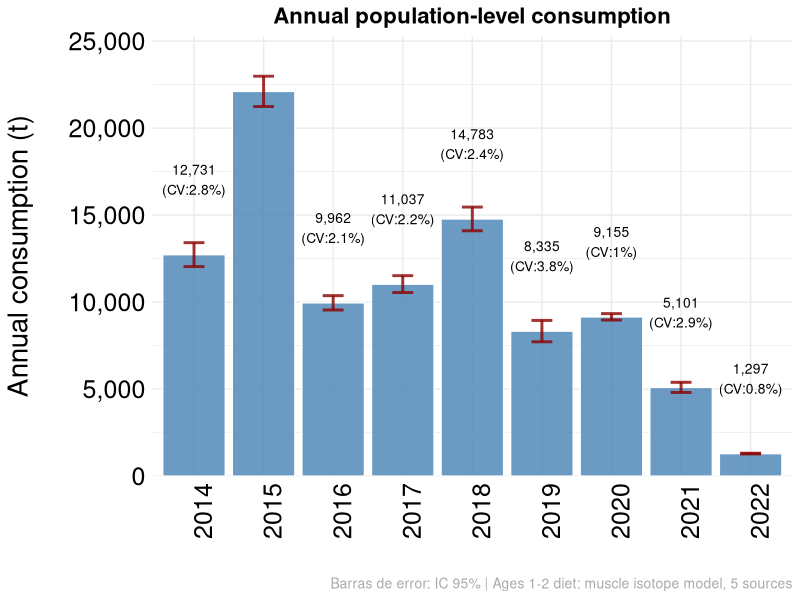
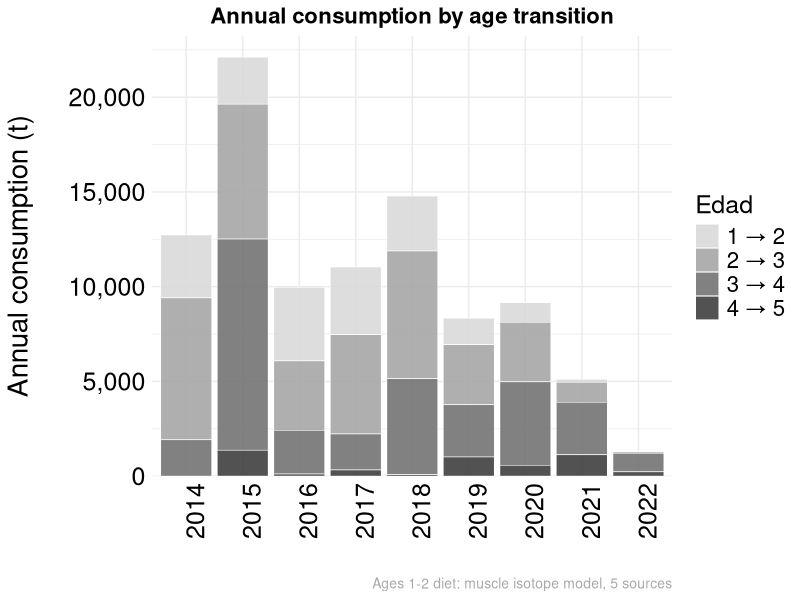
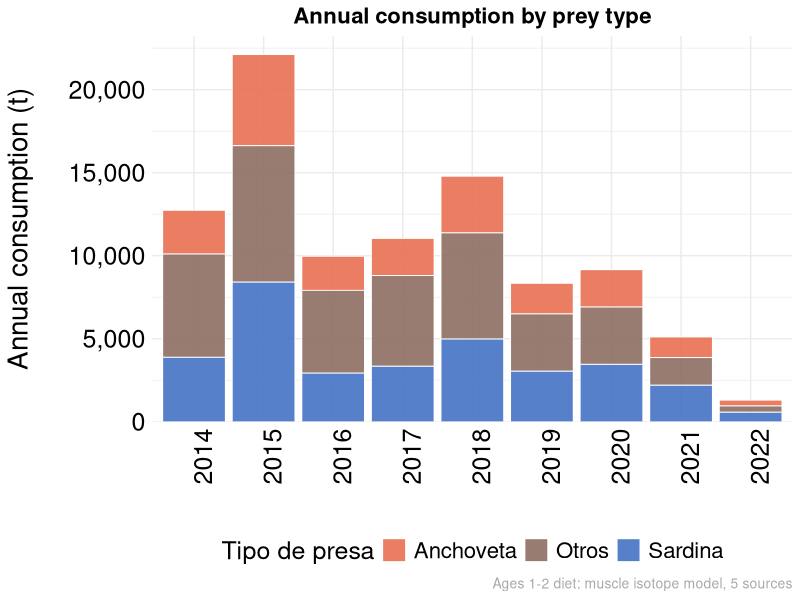
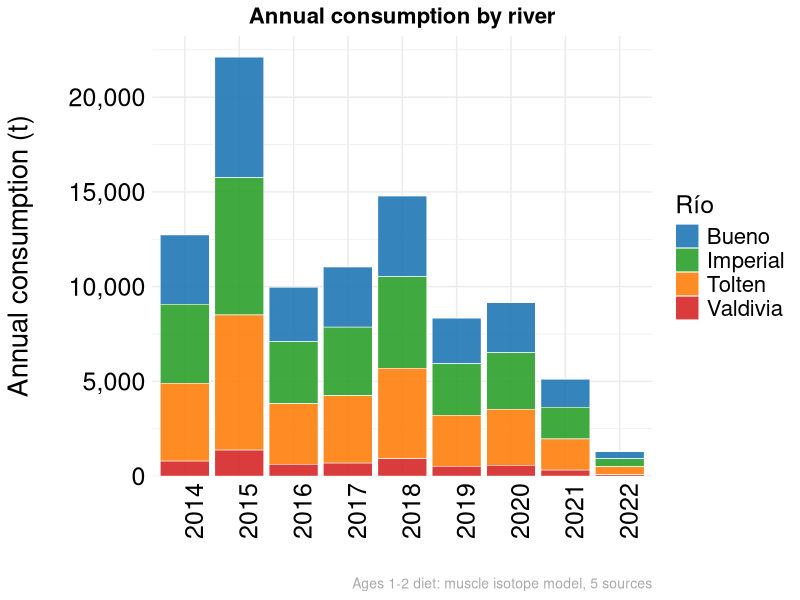
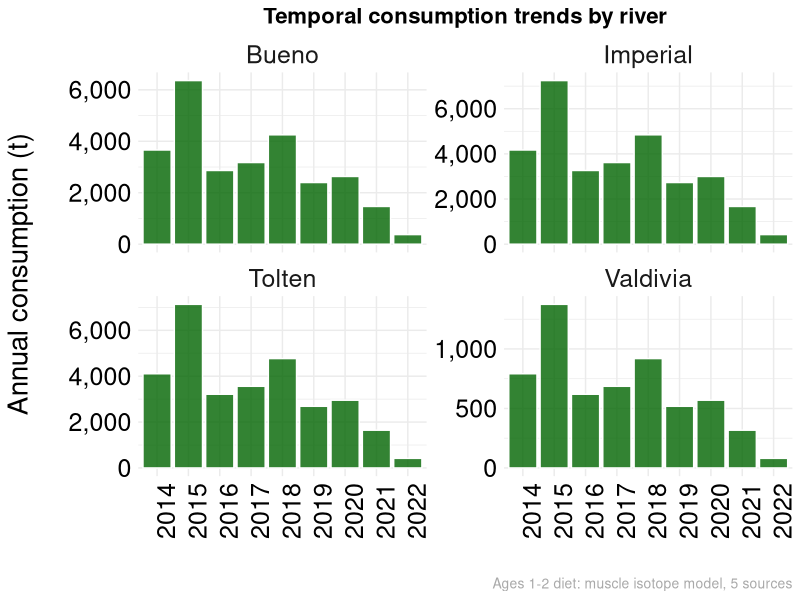
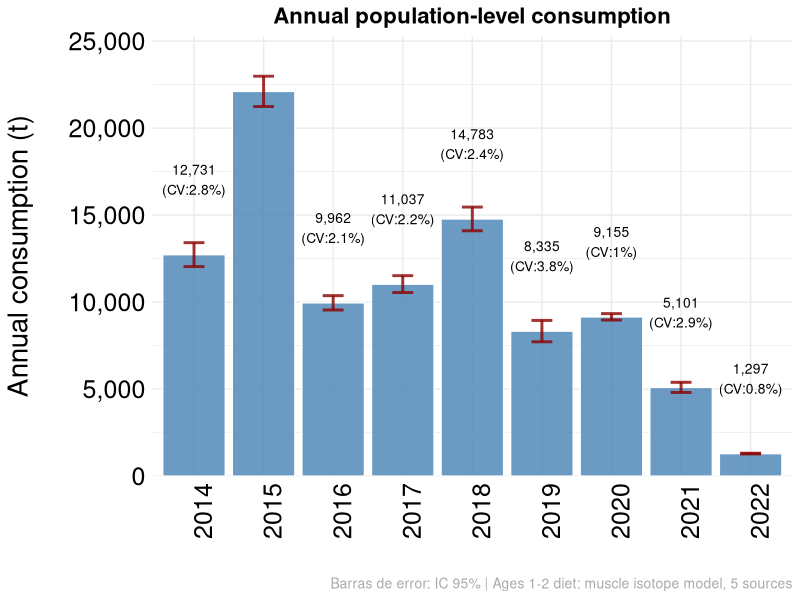
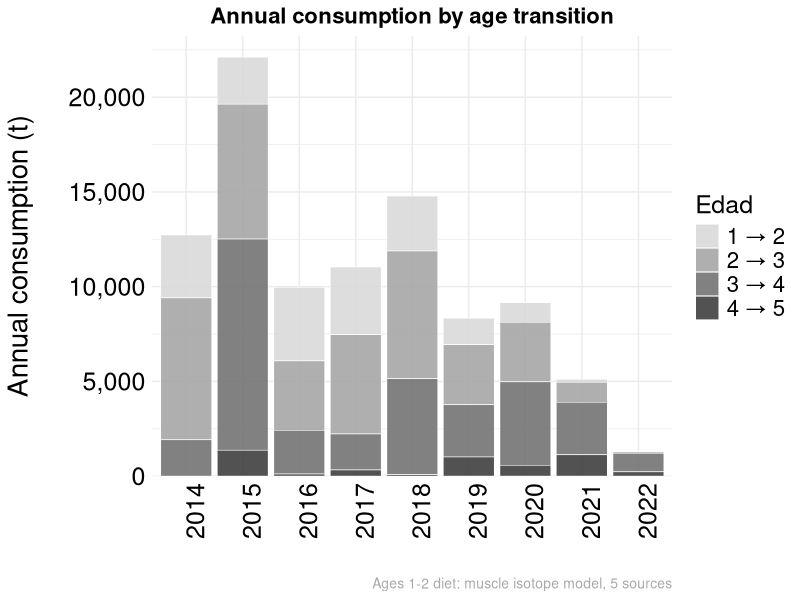
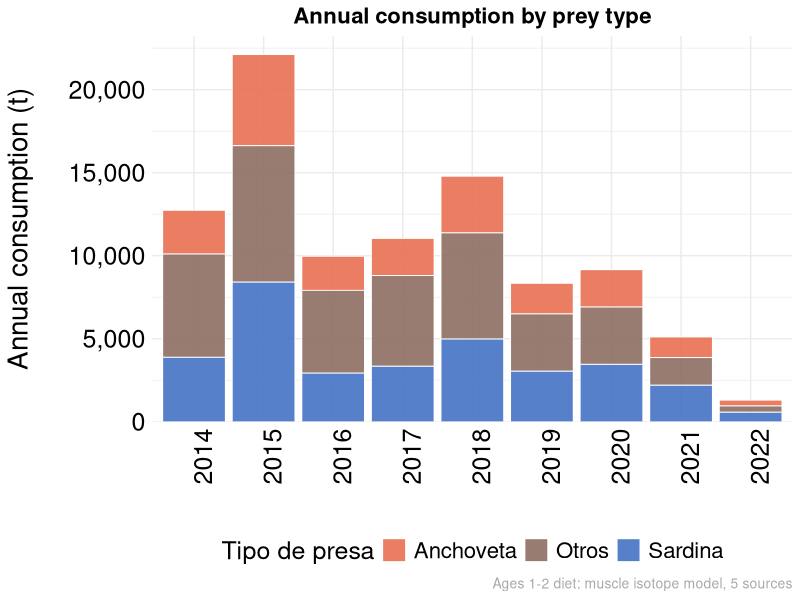

These figures' R source, in order:
# Population-level consumption scaling — isotope-derived diet, ages 1-2

library(tidyverse)
library(ggplot2)

# ---- Cargar datos ----

poblacion_global  <- read.csv("data/data_raw/river-population/poblacion_mar_global.csv")
poblacion_por_rio <- read.csv("data/data_raw/river-population/poblacion_total_mar_por_rio.csv")

consumo_individual <- read.csv("data/data_raw/bioenergetic-model/resultados_total_consumption_by_age_ISOTOPES.csv")

# ---- Análisis de compatibilidad temporal ----

años_poblacion <- sort(unique(poblacion_global$year))
años_consumo   <- sort(unique(consumo_individual$year)) - 1
años_overlap   <- intersect(años_poblacion, años_consumo)

if (length(años_overlap) == 0) {
  stop("No hay overlap temporal entre datos de población y consumo")
}

# ---- Filtrar datos al período de overlap ----

poblacion_global_filtrada <- poblacion_global %>%
  filter(year %in% años_overlap)

poblacion_rio_filtrada <- poblacion_por_rio %>%
  filter(year %in% años_overlap)

consumo_filtrado <- consumo_individual %>%
  mutate(year_consumo = year - 1) %>%
  filter(year_consumo %in% años_overlap)

# ---- Calcular consumo poblacional GLOBAL con propagación de incertidumbre ----

consumo_poblacional_global <- consumo_filtrado %>%
  mutate(edad_consumo = age_inicial) %>%
  left_join(
    poblacion_global_filtrada,
    by = c("year_consumo" = "year", "edad_consumo" = "age")
  ) %>%
  filter(!is.na(N_mar_total)) %>%
  mutate(
    consumo_total_poblacional_t     = (consumption_kg * N_mar_total) / 1000,
    consumo_anchoveta_poblacional_t = (consumo_anchoveta_kg * N_mar_total) / 1000,
    consumo_sardina_poblacional_t   = (consumo_sardina_kg * N_mar_total) / 1000,
    consumo_otros_poblacional_t     = (consumo_otros_kg * N_mar_total) / 1000,
    consumo_se_poblacional_t        = ifelse(!is.na(consumption_se_kg),
                                             (consumption_se_kg * N_mar_total) / 1000, NA),
    consumo_lower_poblacional_t     = ifelse(!is.na(consumo_min_kg),
                                             (consumo_min_kg * N_mar_total) / 1000, NA),
    consumo_upper_poblacional_t     = ifelse(!is.na(consumo_max_kg),
                                             (consumo_max_kg * N_mar_total) / 1000, NA),
    consumo_cv_poblacional          = ifelse(!is.na(consumption_se_kg) & consumption_kg > 0,
                                             consumption_se_kg / consumption_kg, NA)
  ) %>%
  select(
    year_consumo, edad_consumo, transicion_label,
    N_mar_total,
    consumption_kg, consumption_se_kg, consumo_min_kg, consumo_max_kg,
    consumo_anchoveta_kg, consumo_sardina_kg, consumo_otros_kg,
    consumo_total_poblacional_t, consumo_se_poblacional_t,
    consumo_lower_poblacional_t, consumo_upper_poblacional_t, consumo_cv_poblacional,
    consumo_anchoveta_poblacional_t, consumo_sardina_poblacional_t, consumo_otros_poblacional_t,
    prop_anchoveta, prop_sardina, prop_otros
  )

# ---- Calcular consumo poblacional POR RÍO con propagación de incertidumbre ----

consumo_poblacional_rio <- consumo_filtrado %>%
  mutate(edad_consumo = age_inicial) %>%
  left_join(
    poblacion_rio_filtrada,
    by = c("year_consumo" = "year", "edad_consumo" = "age")
  ) %>%
  filter(!is.na(N_mar)) %>%
  mutate(
    consumo_total_poblacional_t     = (consumption_kg * N_mar) / 1000,
    consumo_anchoveta_poblacional_t = (consumo_anchoveta_kg * N_mar) / 1000,
    consumo_sardina_poblacional_t   = (consumo_sardina_kg * N_mar) / 1000,
    consumo_otros_poblacional_t     = (consumo_otros_kg * N_mar) / 1000,
    consumo_se_poblacional_t        = ifelse(!is.na(consumption_se_kg),
                                             (consumption_se_kg * N_mar) / 1000, NA),
    consumo_lower_poblacional_t     = ifelse(!is.na(consumo_min_kg),
                                             (consumo_min_kg * N_mar) / 1000, NA),
    consumo_upper_poblacional_t     = ifelse(!is.na(consumo_max_kg),
                                             (consumo_max_kg * N_mar) / 1000, NA),
    consumo_cv_poblacional          = ifelse(!is.na(consumption_se_kg) & consumption_kg > 0,
                                             consumption_se_kg / consumption_kg, NA)
  ) %>%
  select(
    year_consumo, Rio, edad_consumo, transicion_label,
    N_mar,
    consumption_kg, consumption_se_kg, consumo_min_kg, consumo_max_kg,
    consumo_anchoveta_kg, consumo_sardina_kg, consumo_otros_kg,
    consumo_total_poblacional_t, consumo_se_poblacional_t,
    consumo_lower_poblacional_t, consumo_upper_poblacional_t, consumo_cv_poblacional,
    consumo_anchoveta_poblacional_t, consumo_sardina_poblacional_t, consumo_otros_poblacional_t,
    prop_anchoveta, prop_sardina, prop_otros
  )

# ---- Crear resúmenes anuales con propagación de incertidumbre ----

resumen_anual_global <- consumo_poblacional_global %>%
  group_by(year_consumo) %>%
  summarise(
    poblacion_total       = sum(N_mar_total, na.rm = TRUE),
    consumo_total_t       = sum(consumo_total_poblacional_t, na.rm = TRUE),
    consumo_anchoveta_t   = sum(consumo_anchoveta_poblacional_t, na.rm = TRUE),
    consumo_sardina_t     = sum(consumo_sardina_poblacional_t, na.rm = TRUE),
    consumo_otros_t       = sum(consumo_otros_poblacional_t, na.rm = TRUE),
    n_edades              = n_distinct(edad_consumo),
    consumo_se_total_t    = sqrt(sum(consumo_se_poblacional_t^2, na.rm = TRUE)),
    consumo_lower_total_t = sum(consumo_lower_poblacional_t, na.rm = TRUE),
    consumo_upper_total_t = sum(consumo_upper_poblacional_t, na.rm = TRUE),
    consumo_cv_total      = ifelse(consumo_total_t > 0, consumo_se_total_t / consumo_total_t, NA),
    consumo_ci95_lower_t  = consumo_total_t - (1.96 * consumo_se_total_t),
    consumo_ci95_upper_t  = consumo_total_t + (1.96 * consumo_se_total_t),
    n_casos_con_se        = sum(!is.na(consumo_se_poblacional_t)),
    .groups = 'drop'
  ) %>%
  arrange(year_consumo)

resumen_anual_rio <- consumo_poblacional_rio %>%
  group_by(year_consumo, Rio) %>%
  summarise(
    poblacion_total       = sum(N_mar, na.rm = TRUE),
    consumo_total_t       = sum(consumo_total_poblacional_t, na.rm = TRUE),
    consumo_anchoveta_t   = sum(consumo_anchoveta_poblacional_t, na.rm = TRUE),
    consumo_sardina_t     = sum(consumo_sardina_poblacional_t, na.rm = TRUE),
    consumo_otros_t       = sum(consumo_otros_poblacional_t, na.rm = TRUE),
    n_edades              = n_distinct(edad_consumo),
    consumo_se_total_t    = sqrt(sum(consumo_se_poblacional_t^2, na.rm = TRUE)),
    consumo_lower_total_t = sum(consumo_lower_poblacional_t, na.rm = TRUE),
    consumo_upper_total_t = sum(consumo_upper_poblacional_t, na.rm = TRUE),
    consumo_cv_total      = ifelse(consumo_total_t > 0, consumo_se_total_t / consumo_total_t, NA),
    consumo_ci95_lower_t  = consumo_total_t - (1.96 * consumo_se_total_t),
    consumo_ci95_upper_t  = consumo_total_t + (1.96 * consumo_se_total_t),
    n_casos_con_se        = sum(!is.na(consumo_se_poblacional_t)),
    .groups = 'drop'
  ) %>%
  arrange(year_consumo, Rio)

resumen_por_edad_global <- consumo_poblacional_global %>%
  group_by(edad_consumo, transicion_label) %>%
  summarise(
    años_disponibles                  = n_distinct(year_consumo),
    poblacion_promedio                = mean(N_mar_total, na.rm = TRUE),
    consumo_individual_promedio_kg    = mean(consumption_kg, na.rm = TRUE),
    consumo_individual_se_promedio_kg = mean(consumption_se_kg, na.rm = TRUE),
    consumo_total_promedio_t          = mean(consumo_total_poblacional_t, na.rm = TRUE),
    consumo_total_se_promedio_t       = mean(consumo_se_poblacional_t, na.rm = TRUE),
    consumo_anchoveta_promedio_t      = mean(consumo_anchoveta_poblacional_t, na.rm = TRUE),
    consumo_sardina_promedio_t        = mean(consumo_sardina_poblacional_t, na.rm = TRUE),
    consumo_otros_promedio_t          = mean(consumo_otros_poblacional_t, na.rm = TRUE),
    consumo_cv_promedio               = mean(consumo_cv_poblacional, na.rm = TRUE),
    .groups = 'drop'
  ) %>%
  arrange(edad_consumo)

# ---- Mostrar resultados clave ----

print("\n=== RESUMEN ANUAL GLOBAL ===")
print(resumen_anual_global)

print("\n=== RESUMEN POR EDAD (GLOBAL) ===")
print(resumen_por_edad_global)

print("\n=== RESUMEN ANUAL POR RÍO (primeros registros) ===")
print(head(resumen_anual_rio, 10))

# ---- Crear gráficos ----

colores_edad_transicion <- c("1 \u2192 2" = "grey85", "2 \u2192 3" = "grey65",
                              "3 \u2192 4" = "grey45", "4 \u2192 5" = "grey25")
colores_presa <- c("Anchoveta" = "#E76F51", "Sardina" = "#4472C4", "Otros" = "#8D6E63")
colores_rio   <- c("Bueno" = "#1f77b4", "Tolten" = "#ff7f0e",
                   "Imperial" = "#2ca02c", "Valdivia" = "#d62728")

p1 <- ggplot(resumen_anual_global, aes(x = factor(year_consumo), y = consumo_total_t)) +
  geom_col(fill = "steelblue", alpha = 0.8, color = "white") +
  geom_errorbar(aes(ymin = pmax(0, consumo_ci95_lower_t), ymax = consumo_ci95_upper_t),
                width = 0.3, color = "darkred", size = 1, alpha = 0.8) +
  scale_y_continuous(labels = scales::comma, expand = expansion(mult = c(0, 0.1))) +
  labs(
    title   = "Annual population-level consumption",
    x       = "",
    y = "Annual consumption (t)\n",
    caption = "Barras de error: IC 95% | Ages 1-2 diet: muscle isotope model, 5 sources"
  ) +
  theme_minimal() +
  theme(
    plot.title  = element_text(size = 16, face = "bold", hjust = 0.5),
    axis.text.x = element_text(angle = 90, hjust = 1, color = "black"),
    plot.caption = element_text(size = 10, hjust = 1, color = "darkgray"),
    axis.text   = element_text(color = "black", size = 18),
    axis.title  = element_text(size = 20)
  ) +
  geom_text(aes(label = paste0(scales::comma(round(consumo_total_t, 0)),
                               "\n(CV:", round(consumo_cv_total * 100, 1), "%)")),
            vjust = -2, size = 3.5)

print(p1)
ggsave("output/consumo_poblacional_total_ISOTOPES.png", plot = p1, width = 14, height = 10, dpi = 300)

p2 <- consumo_poblacional_global %>%
  ggplot(aes(x = factor(year_consumo), y = consumo_total_poblacional_t,
             fill = factor(transicion_label))) +
  geom_col(alpha = 0.9, color = "white", size = 0.2) +
  scale_fill_manual(values = colores_edad_transicion, name = "Edad") +
  scale_y_continuous(labels = scales::comma, expand = expansion(mult = c(0, 0.05))) +
  labs(
    title   = "Annual consumption by age transition",
    x       = "",
    y = "Annual consumption (t)\n",
    caption = "Ages 1-2 diet: muscle isotope model, 5 sources"
  ) +
  theme_minimal() +
  theme(
    plot.title  = element_text(size = 16, face = "bold", hjust = 0.5),
    axis.text.x = element_text(angle = 90, hjust = 1, color = "black"),
    plot.caption = element_text(size = 10, hjust = 1, color = "darkgray"),
    axis.text   = element_text(color = "black", size = 18),
    axis.title  = element_text(size = 20),
    legend.text  = element_text(size = 16),
    legend.title = element_text(size = 18)
  )

print(p2)
ggsave("output/consumo_poblacional_por_edad_ISOTOPES.png", plot = p2, width = 14, height = 10, dpi = 300)

consumo_presa_anual <- resumen_anual_global %>%
  select(year_consumo, consumo_anchoveta_t, consumo_sardina_t, consumo_otros_t) %>%
  pivot_longer(cols = starts_with("consumo_"), names_to = "presa", values_to = "consumo_t") %>%
  mutate(presa = case_when(
    presa == "consumo_anchoveta_t" ~ "Anchoveta",
    presa == "consumo_sardina_t"   ~ "Sardina",
    presa == "consumo_otros_t"     ~ "Otros"
  ))

p3 <- ggplot(consumo_presa_anual, aes(x = factor(year_consumo), y = consumo_t, fill = presa)) +
  geom_col(alpha = 0.9, color = "white", size = 0.3) +
  scale_fill_manual(values = colores_presa, name = "Tipo de presa") +
  scale_y_continuous(labels = scales::comma, expand = expansion(mult = c(0, 0.05))) +
  labs(
    title   = "Annual consumption by prey type",
    x       = "",
    y = "Annual consumption (t)\n",
    caption = "Ages 1-2 diet: muscle isotope model, 5 sources"
  ) +
  theme_minimal() +
  theme(
    plot.title   = element_text(size = 16, face = "bold", hjust = 0.5),
    axis.text.x  = element_text(angle = 90, hjust = 1),
    legend.position = "bottom",
    plot.caption = element_text(size = 10, hjust = 1, color = "darkgray"),
    axis.text    = element_text(color = "black", size = 18),
    axis.title   = element_text(size = 20),
    legend.text  = element_text(size = 16),
    legend.title = element_text(size = 18)
  )

print(p3)
ggsave("output/consumo_poblacional_por_presa_ISOTOPES.png", plot = p3, width = 14, height = 10, dpi = 300)

p4 <- resumen_anual_rio %>%
  ggplot(aes(x = factor(year_consumo), y = consumo_total_t, fill = Rio)) +
  geom_col(alpha = 0.9, color = "white", size = 0.2) +
  scale_fill_manual(values = colores_rio, name = "Río") +
  scale_y_continuous(labels = scales::comma, expand = expansion(mult = c(0, 0.05))) +
  labs(
    title   = "Annual consumption by river",
    x       = "",
    y = "Annual consumption (t)\n",
    caption = "Ages 1-2 diet: muscle isotope model, 5 sources"
  ) +
  theme_minimal() +
  theme(
    plot.title  = element_text(size = 16, face = "bold", hjust = 0.5),
    axis.text.x = element_text(angle = 90, hjust = 1, color = "black"),
    plot.caption = element_text(size = 10, hjust = 1, color = "darkgray"),
    axis.text   = element_text(color = "black", size = 18),
    axis.title  = element_text(size = 20),
    legend.text  = element_text(size = 16),
    legend.title = element_text(size = 18)
  )

print(p4)
ggsave("output/consumo_poblacional_por_rio_ISOTOPES.png", plot = p4, width = 14, height = 10, dpi = 300)

p5 <- resumen_anual_rio %>%
  ggplot(aes(x = factor(year_consumo), y = consumo_total_t)) +
  geom_col(fill = "darkgreen", alpha = 0.8, color = "white") +
  facet_wrap(~ Rio, scales = "free_y") +
  scale_y_continuous(labels = scales::comma) +
  labs(
    title   = "Temporal consumption trends by river",
    x       = "",
    y = "Annual consumption (t)\n",
    caption = "Ages 1-2 diet: muscle isotope model, 5 sources"
  ) +
  theme_minimal() +
  theme(
    plot.title  = element_text(size = 16, face = "bold", hjust = 0.5),
    axis.text.x = element_text(angle = 90, hjust = 1, color = "black"),
    plot.caption = element_text(size = 10, hjust = 1, color = "darkgray"),
    axis.text   = element_text(color = "black", size = 18),
    axis.title  = element_text(size = 20),
    strip.text  = element_text(size = 18)
  )

print(p5)
ggsave("output/consumo_poblacional_facetado_ISOTOPES.png", plot = p5, width = 14, height = 10, dpi = 300)

# ---- Guardar resultados ----

dir.create("data/data_raw/population-consumption", showWarnings = FALSE, recursive = TRUE)

write.csv(consumo_poblacional_global, "data/data_raw/population-consumption/consumo_poblacional_global_detallado_ISOTOPES.csv", row.names = FALSE)
write.csv(consumo_poblacional_rio,    "data/data_raw/population-consumption/consumo_poblacional_por_rio_detallado_ISOTOPES.csv",    row.names = FALSE)
write.csv(resumen_anual_global,       "data/data_raw/population-consumption/resumen_consumo_anual_global_ISOTOPES.csv",              row.names = FALSE)
write.csv(resumen_anual_rio,          "data/data_raw/population-consumption/resumen_consumo_anual_por_rio_ISOTOPES.csv",             row.names = FALSE)
write.csv(resumen_por_edad_global,    "data/data_raw/population-consumption/resumen_consumo_por_edad_global_ISOTOPES.csv",           row.names = FALSE)

tabla_consolidada <- resumen_anual_global %>%
  mutate(
    consumo_total_miles_t       = round(consumo_total_t / 1000, 2),
    consumo_se_miles_t          = round(consumo_se_total_t / 1000, 2),
    consumo_cv_pct              = round(consumo_cv_total * 100, 1),
    consumo_ci95_lower_miles_t  = round(pmax(0, consumo_ci95_lower_t / 1000), 2),
    consumo_ci95_upper_miles_t  = round(consumo_ci95_upper_t / 1000, 2),
    consumo_anchoveta_miles_t   = round(consumo_anchoveta_t / 1000, 2),
    consumo_sardina_miles_t     = round(consumo_sardina_t / 1000, 2),
    consumo_otros_miles_t       = round(consumo_otros_t / 1000, 2)
  ) %>%
  select(year_consumo, poblacion_total,
         consumo_total_miles_t, consumo_se_miles_t, consumo_cv_pct,
         consumo_ci95_lower_miles_t, consumo_ci95_upper_miles_t,
         consumo_anchoveta_miles_t, consumo_sardina_miles_t, consumo_otros_miles_t,
         n_casos_con_se)

write.csv(tabla_consolidada, "data/data_raw/population-consumption/tabla_consolidada_con_incertidumbre_ISOTOPES.csv", row.names = FALSE)

# ---- Análisis adicional de incertidumbre ----

cv_stats <- consumo_poblacional_global %>%
  filter(!is.na(consumo_cv_poblacional)) %>%
  group_by(edad_consumo) %>%
  summarise(
    cv_promedio_pct  = round(mean(consumo_cv_poblacional) * 100, 1),
    cv_mediano_pct   = round(median(consumo_cv_poblacional) * 100, 1),
    cv_min_pct       = round(min(consumo_cv_poblacional) * 100, 1),
    cv_max_pct       = round(max(consumo_cv_poblacional) * 100, 1),
    n_observaciones  = n(),
    .groups = 'drop'
  ) %>%
  arrange(edad_consumo)

print("Estadísticas de Coeficiente de Variación por Edad:")
print(cv_stats)
